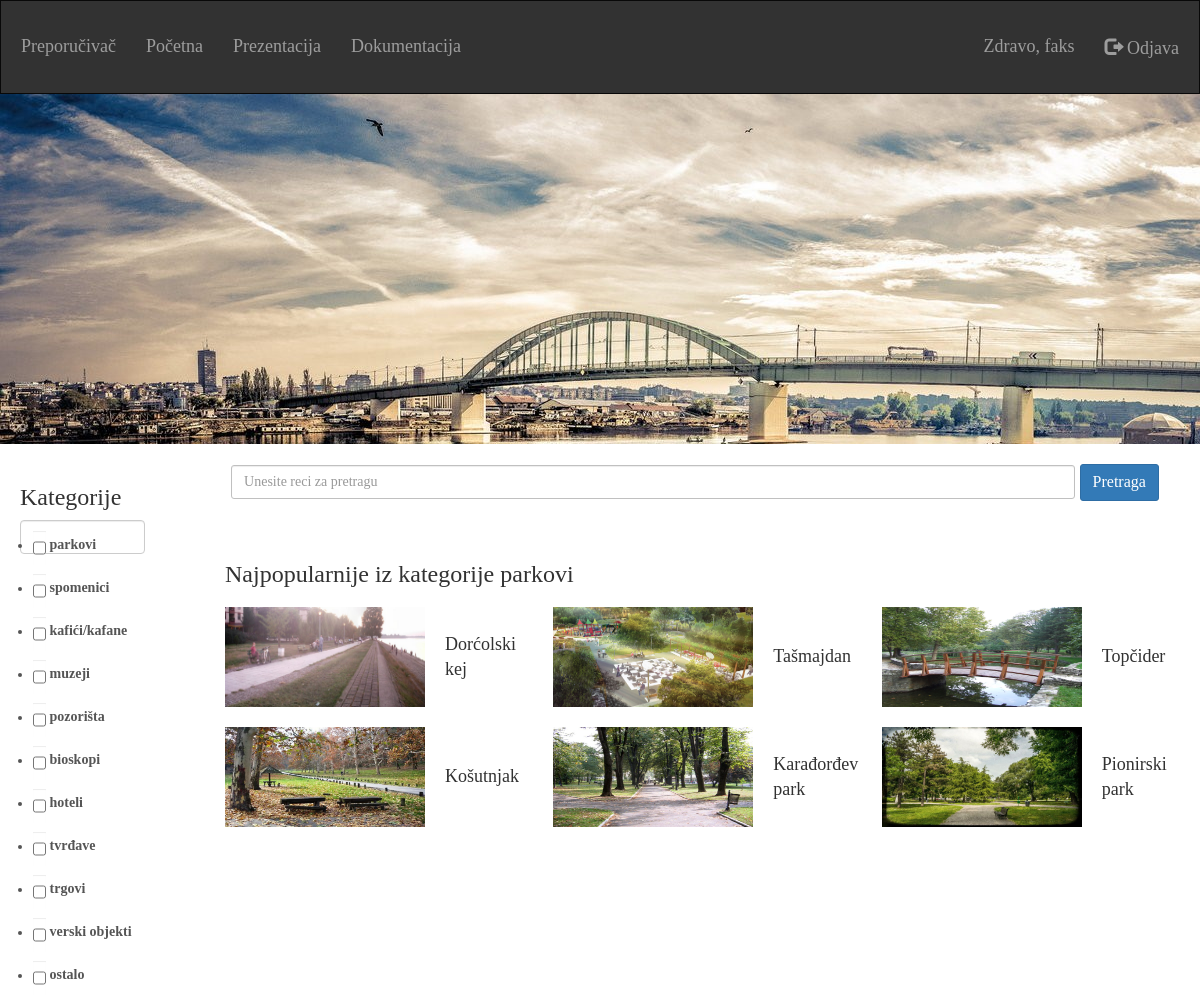
/preporucivac/ (signed in), run on the app's committed database.
### preporucivac/models.py (models this page shows, shortened)
class Mesto(models.Model):
	naziv = models.CharField(max_length=256)
	tip = models.IntegerField()
	slika = models.CharField(max_length=256)
	opis = models.TextField()
	adresa = models.CharField(max_length=256)
	linije = models.CharField(max_length=256)
	referenca = models.CharField(max_length=256)
	brojac = models.BigIntegerField()

### preporucivac/views.py (the view)
def index(request):
	form = SearchForm()
	h = datetime.now().hour
	d = datetime.now().date()
	vreme = Vreme.objects.filter(datum = d)
	if vreme.count() == 0:
		r = requests.post('http://api.openweathermap.org/data/2.5/weather?id=792680&appid=cc9934a4bdb01e9e84dc40c802176c63')
		vreme = Vreme.objects.create(datum = d, opis = r.json())
		print(r.json())
	else:
		print('vec imam info')
	kategorijeImena = [ 'parkovi', 'spomenici', 'kafići/kafane', 'muzeji', 'pozorišta', 'bioskopi', 'hoteli', 'tvrđave', 'trgovi', 'verski objekti', 'ostalo' ]
	preporuciKategorije = []
	if ( request.user.is_authenticated and request.user.username != 'faks' ):
		interesovanja = Interesovanja.objects.filter(korIme = request.user.username)
		poseta = []
		interesnihKategorija = 0
		for int in interesovanja:
			poseta.append(int.parkovi)
			poseta.append(int.spomenici)
			poseta.append(int.kafici)
			poseta.append(int.muzeji)
			poseta.append(int.pozorista)
			poseta.append(int.bioskopi)
			poseta.append(int.hoteli)
			poseta.append(int.tvrdjave)
			poseta.append(int.trgovi)
			poseta.append(int.verski)
			poseta.append(int.ostalo)
		avg = np.mean(poseta)
		if avg != 0:
			avg += (np.max(poseta) - avg) * 0.3
			for int in interesovanja:
				if int.parkovi >= avg:
					interesnihKategorija += 1
					preporuciKategorije.append(1)
				if int.spomenici >= avg:
					interesnihKategorija += 1
					preporuciKategorije.append(2)
				if int.kafici >= avg:
					interesnihKategorija += 1
					preporuciKategorije.append(3)
				if int.muzeji >= avg:
					interesnihKategorija += 1
					preporuciKategorije.append(4)
				if int.pozorista >= avg:
					interesnihKategorija += 1
					preporuciKategorije.append(5)
				if int.bioskopi >= avg:
					interesnihKategorija += 1
					preporuciKategorije.append(6)
				if int.hoteli >= avg:
					interesnihKategorija += 1
					preporuciKategorije.append(7)
				if int.tvrdjave >= avg:
					interesnihKategorija += 1
					preporuciKategorije.append(8)
				if int.trgovi >= avg:
					interesnihKategorija += 1
					preporuciKategorije.append(9)
				if int.verski >= avg:
					interesnihKategorija += 1
					preporuciKategorije.append(10)
				if int.ostalo >= avg:
					interesnihKategorija += 1
					preporuciKategorije.append(11)
		if interesnihKategorija < 3:
			if ( h >= 6 and h <= 15  ):
				preporuciKategorije.append(1)
			if h >= 18:
				preporuciKategorije.append(3)
	else:
		if ( h >= 6 and h <= 18 ):
			preporuciKategorije.append(1)
		if h >= 18:
			preporuciKategorije.append(3)
	lista = []
	for k in preporuciKategorije:
		mik = MestaIzKategorije()
		mik.kategorija = kategorijeImena[ k - 1 ]
		mik.mesta = Mesto.objects.filter(tip = k).order_by('-brojac')[:6]
		lista.append(mik)
	context = {
		'form': form,
		'lista': lista,
		'h': h,
	}
	return render(request, 'preporucivac/index.html', context)

### preporucivac/forms.py
class SearchForm(forms.Form):
	q = forms.CharField(label = 'Pretraga', max_length = 256, required = False, widget = forms.TextInput(attrs = {'size' : 100}))
	KATEGORIJE = (
		(1, 'parkovi'),
		(2, 'spomenici'),
		(3, 'kafići/kafane'),
		(4, 'muzeji'),
		(5, 'pozorišta'),
		(6, 'bioskopi'),
		(7, 'hoteli'),
		(8, 'tvrđave'),
		(9, 'trgovi'),
		(10, 'verski objekti'),
		(11, 'ostalo'),
	)
	kategorija = forms.MultipleChoiceField(choices = KATEGORIJE, required = False, widget = forms.CheckboxSelectMultiple)

### preporucivac/templates/preporucivac/index.html (shortened to what this page needs)
{% extends 'base.html' %}
{% block title %}
<link rel="stylesheet" type="text/css" href="/static/preporucivac/styles/index.css">
{% endblock %}
{% block content %}
{% for mik in lista %}
	<h3>Najpopularnije iz kategorije {{ mik.kategorija }}</h3>
	<div class="container-fluid">
		<div class="row">
			{% for mesto in mik.mesta %}
			<a href="/preporucivac/{{ mesto.id }}/">
			<div class="col-xs-12 col-sm-12 col-md-6 col-lg-4 mesto">
			<table>
				<tr>
					<td><img src="/static/preporucivac/images/{{ mesto.slika }}" width=200px height=100px></td>
					<td style="padding-left: 20px">{{ mesto.naziv }}</td>
				</tr>
			</table>
			</div>
			{% endfor %}
		</div>
	</div>
{% endfor %}
{% endblock %}

### preporucivac/templates/base.html (shortened to what this page needs)
{% load bootstrap3 %}
<!DOCTYPE html>
<html lang="sr">
	<head>
		{% block title %}
		{% endblock %}
		<link rel="stylesheet" type="text/css" href="/static/preporucivac/styles/base.css">
		{% bootstrap_css %}
	</head>
	<body id="myBody">
	<div class="container-fluid">
		<nav class="navbar navbar-inverse" id="myNav">
			<div class="container-fluid">
				<div class="navbar-header">
					<a class="navbar-brand" href="/preporucivac/">Preporučivač</a>
				</div>
				<ul class="nav navbar-nav">
					<li><a href="/preporucivac/">Početna</a></li>
					<li><a href="/static/preporucivac/prezentacija.pdf">Prezentacija</a></li>
					<li><a href="/static/preporucivac/dokumentacija.pdf">Dokumentacija</a></li>
				</ul>
				<ul class="nav navbar-nav navbar-right">
				{% if user.is_authenticated %}
					<li><a href="#">Zdravo, {{ user.username }}</a></li>
					<li><a href="/preporucivac/odjava/"><span class="glyphicon glyphicon-log-out"></span> Odjava</a></li>
				{% else %}
					<li><a href="/preporucivac/registracija/"><span class="glyphicon glyphicon-user"></span> Registracija</a></li>
					<li><a href="/preporucivac/prijava/"><span class="glyphicon glyphicon-log-in"></span> Prijava</a></li>
				{% endif %}
				</ul>
			</div>
		</nav>
		<header>
		</header>
		{% block page %}
		<form action="/preporucivac/pretraga/" method="post" class="form-inline">
			<div class="container-fluid">
				<div class="row">
					<div class="col-xs-12 col-sm-2 col-md-2 col-lg-2">
						<aside>
							<h3>Kategorije</h3>
							{% bootstrap_field form.kategorija show_label=False form_group_class='not-inline-checkbox' %}
						</aside>
					</div>
					<div class="col-xs-12 col-sm-10 col-md-10 col-lg-10">
						<div class="container-fluid">
							<div class="form-group" id="search">
								{% bootstrap_field form.q  show_label=False placeholder='Unesite reci za pretragu' %}
								<button type="submit" class="btn btn-default">Pretraga</button>
							</div>
						</div>
						<div id="content">
							{% block content %}
							{% endblock %}
						</div>
					</div>
				</div>
			</div>
		</form>
		{% endblock %}
	</div>
	</body>
</html>

### preporucivac/static/preporucivac/styles/index.css (style rules this page uses)
.mesto { padding: 10px 20px; }

### preporucivac/static/preporucivac/styles/base.css (style rules this page uses)
#myBody { width: 100%; font-family: FiraSansRegular; color: #323232; font-size: 18px; background-color: white; }
#myNav { margin: 0; padding: 20px; border-radius: 0; background-color: #323232; }
header { height: 350px; background-image: url("/static/preporucivac/styles/panorama-beograda.jpg"); }
aside { padding: 20px; }
#search { padding: 20px; width: calc(100% - 15px); text-align: center; }
#id_q { padding: 6px 12px; border: 1px solid #c0c0c0; border-radius: 3px; font-family: FiraSansRegular; }
#search button { padding: 6px 12px; border: 1px solid #2e6da4; border-radius: 3px; font-family: FiraSansRegular; font-size: 16px; cursor: pointer; color: #fff; background-color: #337ab7; }
#content { padding: 20px; }
#content a { color: #323232; text-decoration: none; }

### preporucivac/templates/base.html (style rules this page uses)
.container-fluid { padding: 0; }

### data on the page
Mesto: slika (picture), naziv "Dorćolski kej"
Mesto: slika (picture), naziv "Tašmajdan"
Mesto: slika (picture), naziv "Topčider"
Mesto: slika (picture), naziv "Košutnjak"
Mesto: slika (picture), naziv "Karađorđev park"
Mesto: slika (picture), naziv "Pionirski park"

### other printed values
{{ user.username }} "faks"
{{ mik.kategorija }} "parkovi"
